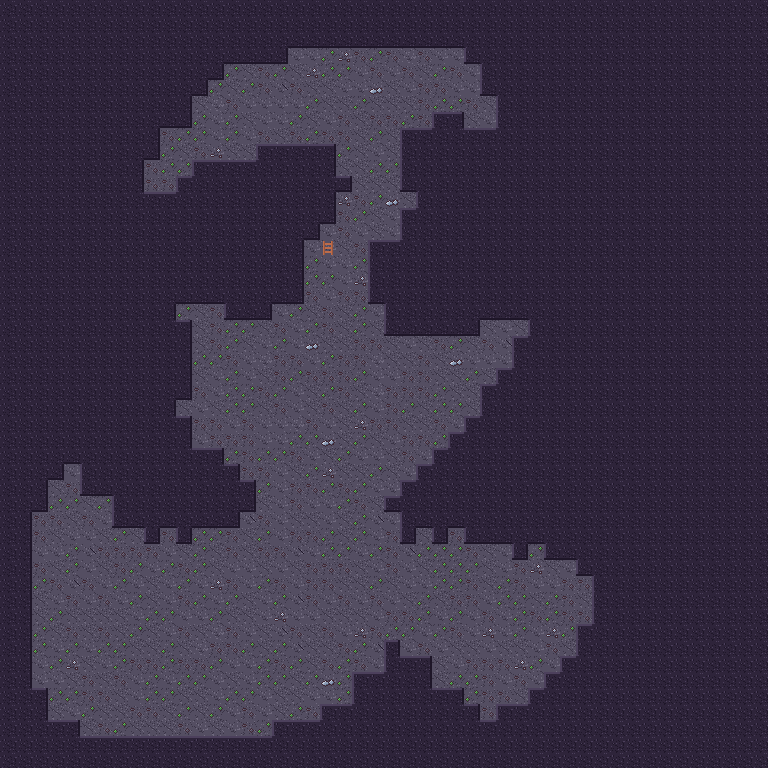

A 2D game scene composited from a Tiled map and its tileset images. What follows is a short description and the map's XML, with each tile layer's data collapsed to a summary:
An orthogonal 48x48 tile map with 16x16 px tiles, 3 tile layers (Back, Buildings, Front).

<map version="1.4" tiledversion="1.4.2" orientation="orthogonal" renderorder="right-down" compressionlevel="0" width="48" height="48" tilewidth="16" tileheight="16" infinite="0" nextlayerid="4" nextobjectid="1">
  <properties />
  <tileset firstgid="1" name="cave" tilewidth="16" tileheight="16" tilecount="48" columns="16">
    <image source="../cave.png" width="256" height="48" />
    <tile id="1">
      <properties>
        <property name="Passable" type="string" value="F" />
      </properties>
    </tile>
    <tile id="16">
      <properties>
        <property name="Passable" type="string" value="F" />
      </properties>
    </tile>
    <tile id="17">
      <properties>
        <property name="Passable" type="string" value="F" />
      </properties>
    </tile>
    <tile id="18">
      <properties>
        <property name="Passable" type="string" value="F" />
      </properties>
    </tile>
    <tile id="19">
      <properties>
        <property name="Passable" type="string" value="F" />
      </properties>
    </tile>
    <tile id="20">
      <properties>
        <property name="Passable" type="string" value="F" />
      </properties>
    </tile>
    <tile id="21">
      <properties>
        <property name="Passable" type="string" value="F" />
      </properties>
    </tile>
    <tile id="22">
      <properties>
        <property name="Passable" type="string" value="F" />
      </properties>
    </tile>
    <tile id="23">
      <properties>
        <property name="Passable" type="string" value="F" />
      </properties>
    </tile>
    <tile id="24">
      <properties>
        <property name="Passable" type="string" value="F" />
      </properties>
    </tile>
    <tile id="25">
      <properties>
        <property name="Passable" type="string" value="F" />
      </properties>
    </tile>
    <tile id="26">
      <properties>
        <property name="Passable" type="string" value="F" />
      </properties>
    </tile>
    <tile id="27">
      <properties>
        <property name="Passable" type="string" value="F" />
      </properties>
    </tile>
    <tile id="28">
      <properties>
        <property name="Passable" type="string" value="F" />
      </properties>
    </tile>
    <tile id="29">
      <properties>
        <property name="Passable" type="string" value="F" />
      </properties>
    </tile>
    <tile id="30">
      <properties>
        <property name="Passable" type="string" value="F" />
      </properties>
    </tile>
    <tile id="31">
      <properties>
        <property name="Passable" type="string" value="F" />
      </properties>
    </tile>
  </tileset>
  <layer id="1" name="Back" width="48" height="48" opacity="1" offsetx="0" offsety="0">
   <data>[2304 cells, 2304 non-empty, 9 distinct tile ids]</data>
  </layer>
  <layer id="2" name="Buildings" width="48" height="48" opacity="1" offsetx="0" offsety="0">
   <data>[2304 cells, 1570 non-empty, 13 distinct tile ids]</data>
  </layer>
  <layer id="3" name="Front" width="48" height="48" opacity="1" offsetx="0" offsety="0">
   <data>[2304 cells, 0 non-empty, 0 distinct tile ids]</data>
  </layer>
</map>
